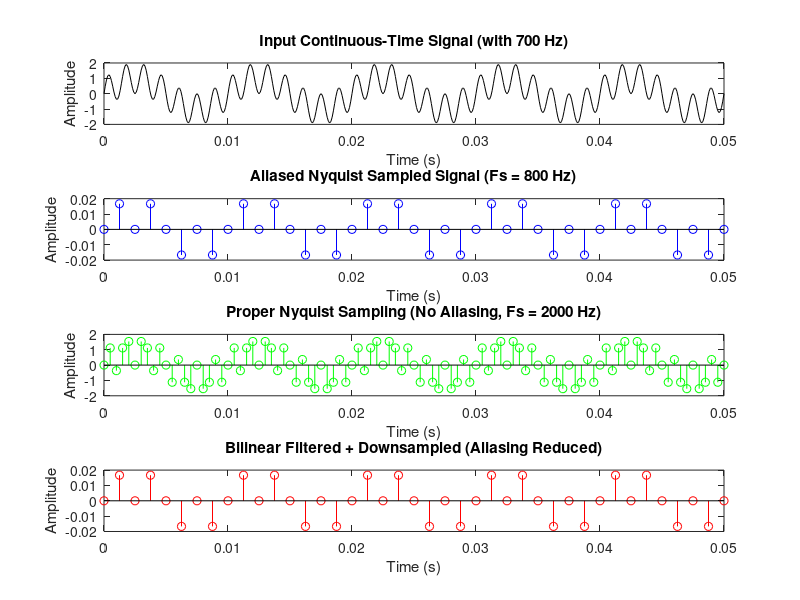
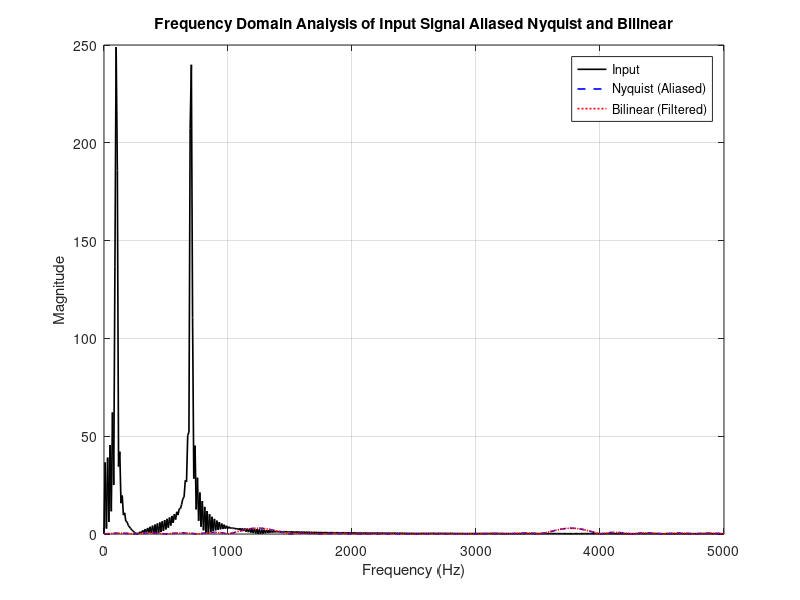

MATLAB code for these plots, in order:
%OBJECTIVE 2: Comparision of Bilinear Filter And Nyquist Sampling
clc;                % Clear the command window
clear;              % Remove all variables from the workspace
close all;          % Close all open figure windows

% Step 1: Generate High-Frequency Continuous-Time Signal (Simulated)
fs_ct = 10000;                        % Sampling frequency to simulate a continuous-time (CT) signal
T_ct = 1/fs_ct;                       % Sampling period for CT signal
t_ct = 0:T_ct:0.05;                   % Time vector from 0 to 50 ms at fs_ct sampling
f_ct = sin(2*pi*100*t_ct) + sin(2*pi*700*t_ct); 
% Continuous-time signal made of two sine waves: 100 Hz (valid) and 700 Hz (to simulate aliasing)

% Step 2: Sample at a Rate Below Nyquist (Aliased Sampling)
fs_nyq = 800;                         % Nyquist sampling rate chosen too low (should be > 2*700 = 1400 Hz)
T_nyq = 1/fs_nyq;                     % Sampling period for low-rate sampling
t_nyq = 0:T_nyq:max(t_ct);           % Time vector for downsampled (aliased) signal
f_nyq = interp1(t_ct, f_ct, t_nyq);  % Interpolate CT signal at Nyquist-rate sample points (causes aliasing)

% Step 3:Bilinear Transform Low-Pass Filtering
a = 600;                              % Cutoff frequency of analog low-pass filter (in Hz)
[num_s, den_s] = deal(a, [1 a]);      % Define analog filter transfer function H(s) = a / (s + a)
[num_z, den_z] = bilinear(num_s, den_s, fs_ct); 
% Convert analog filter to digital using bilinear transform at fs_ct rate
f_bil = filter(num_z, den_z, f_ct);  % Apply digital IIR filter to the CT-sampled signal
f_bil_ds = interp1(t_ct, f_bil, t_nyq); 
% Downsample filtered signal to match low Nyquist-rate sample points (post-filtering alias reduction)

% Proper Nyquist Sampling for Reference (No Aliasing)
fs_good = 2000;                       % Good sampling rate > 2 * 700 Hz (meets Nyquist)
T_good = 1/fs_good;                  % Sampling period for proper Nyquist sampling
t_good = 0:T_good:max(t_ct);         % Time vector for proper sampling
f_good = interp1(t_ct, f_ct, t_good); 
% Properly sampled version of original CT signal (no aliasing expected)

%Step 4: Time-Domain Analysis
figure('Name', 'Time-Domain Comparison with Aliasing and No-Aliasing'); % Create a new figure window

subplot(4,1,1);                       % First subplot: original signal
plot(t_ct, f_ct, 'k');               % Plot continuous-time signal in black
title('Input Continuous-Time Signal (with 700 Hz)'); % Title for first subplot
xlabel('Time (s)'); ylabel('Amplitude'); % Axis labels

subplot(4,1,2);                       % Second subplot: aliased sampled signal
stem(t_nyq, f_nyq, 'b');             % Discrete stem plot of aliased samples in blue
title('Aliased Nyquist Sampled Signal (Fs = 800 Hz)'); % Title
xlabel('Time (s)'); ylabel('Amplitude'); % Axis labels

subplot(4,1,3);                       % Fourth subplot: properly sampled signal
stem(t_good, f_good, 'g');           % Discrete stem plot of properly sampled signal in green
title('Proper Nyquist Sampling (No Aliasing, Fs = 2000 Hz)'); % Title
xlabel('Time (s)'); ylabel('Amplitude'); % Axis labels

subplot(4,1,4);                       % Third subplot: bilinear filtered and downsampled
stem(t_nyq, f_bil_ds, 'r');          % Discrete stem plot of filtered signal in red
title('Bilinear Filtered + Downsampled (Aliasing Reduced)'); % Title
xlabel('Time (s)'); ylabel('Amplitude'); % Axis labels

% Step 5: Frequency Domain Analysis
N_fft = 1024;                         % Number of FFT points
f_axis = linspace(0, fs_ct/2, N_fft/2); 
% Frequency axis from 0 to Nyquist frequency (fs_ct / 2) for plotting

F_ct = abs(fft(f_ct, N_fft));        % FFT magnitude of original CT signal
F_nyq = abs(fft(f_nyq, N_fft));      % FFT magnitude of aliased downsampled signal
F_bil = abs(fft(f_bil_ds, N_fft));   % FFT magnitude of bilinear-filtered downsampled signal

% Plot frequency-domain spectra
figure('Name', 'Frequency Domain Comparison - Aliasing Case'); % figure for frequency plots
plot(f_axis, F_ct(1:N_fft/2), 'k', 'LineWidth', 1.2); hold on; 
% Plot original signal FFT (black solid line)

plot(f_axis, F_nyq(1:N_fft/2)*fs_ct/fs_nyq, 'b--', 'LineWidth', 1.2); 
% Plot aliased signal FFT (blue dashed), scaled for visual alignment

plot(f_axis, F_bil(1:N_fft/2)*fs_ct/fs_nyq, 'r:', 'LineWidth', 1.2); 
% Plot filtered signal FFT (red dotted), scaled similarly

legend('Input', 'Nyquist (Aliased)', 'Bilinear (Filtered)'); % legend
xlabel('Frequency (Hz)'); ylabel('Magnitude');                      % Axis labels
title('Frequency Domain Analysis of Input Signal Aliased Nyquist and Bilinear'); %title
grid on;                                                           % Enable grid
